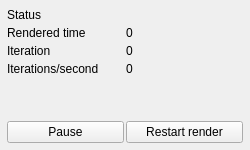
<?xml version="1.0" encoding="UTF-8"?>
<ui version="4.0">
 <class>RenderInformationDock</class>
 <widget class="QDockWidget" name="RenderInformationDock">
  <property name="geometry">
   <rect>
    <x>0</x>
    <y>0</y>
    <width>250</width>
    <height>150</height>
   </rect>
  </property>
  <property name="minimumSize">
   <size>
    <width>250</width>
    <height>150</height>
   </size>
  </property>
  <property name="maximumSize">
   <size>
    <width>250</width>
    <height>150</height>
   </size>
  </property>
  <property name="windowTitle">
   <string>Render Information</string>
  </property>
  <widget class="QWidget" name="dockWidgetContents">
   <layout class="QVBoxLayout" name="verticalLayout" stretch="0,0,0">
    <property name="spacing">
     <number>2</number>
    </property>
    <property name="margin">
     <number>7</number>
    </property>
    <item>
     <layout class="QGridLayout" name="globalInfoLayout" columnstretch="1,1">
      <item row="2" column="1">
       <widget class="QLabel" name="iterationNumberLabel">
        <property name="text">
         <string>0</string>
        </property>
       </widget>
      </item>
      <item row="2" column="0">
       <widget class="QLabel" name="label_5">
        <property name="minimumSize">
         <size>
          <width>0</width>
          <height>16</height>
         </size>
        </property>
        <property name="text">
         <string>Iteration</string>
        </property>
       </widget>
      </item>
      <item row="1" column="0">
       <widget class="QLabel" name="label_3">
        <property name="sizePolicy">
         <sizepolicy hsizetype="Preferred" vsizetype="Preferred">
          <horstretch>2</horstretch>
          <verstretch>0</verstretch>
         </sizepolicy>
        </property>
        <property name="minimumSize">
         <size>
          <width>0</width>
          <height>16</height>
         </size>
        </property>
        <property name="text">
         <string>Rendered time</string>
        </property>
       </widget>
      </item>
      <item row="1" column="1">
       <widget class="QLabel" name="renderTimeLabel">
        <property name="sizePolicy">
         <sizepolicy hsizetype="Preferred" vsizetype="Preferred">
          <horstretch>1</horstretch>
          <verstretch>0</verstretch>
         </sizepolicy>
        </property>
        <property name="text">
         <string>0</string>
        </property>
       </widget>
      </item>
      <item row="3" column="1">
       <widget class="QLabel" name="iterationsPerSecondLabel">
        <property name="text">
         <string>0</string>
        </property>
       </widget>
      </item>
      <item row="3" column="0">
       <widget class="QLabel" name="label_2">
        <property name="minimumSize">
         <size>
          <width>0</width>
          <height>16</height>
         </size>
        </property>
        <property name="text">
         <string>Iterations/second</string>
        </property>
       </widget>
      </item>
      <item row="0" column="0">
       <widget class="QLabel" name="label">
        <property name="minimumSize">
         <size>
          <width>0</width>
          <height>16</height>
         </size>
        </property>
        <property name="text">
         <string>Status</string>
        </property>
       </widget>
      </item>
      <item row="0" column="1">
       <widget class="QLabel" name="runningStatusLabel">
        <property name="text">
         <string/>
        </property>
       </widget>
      </item>
     </layout>
    </item>
    <item>
     <spacer name="verticalSpacer">
      <property name="orientation">
       <enum>Qt::Vertical</enum>
      </property>
      <property name="sizeHint" stdset="0">
       <size>
        <width>20</width>
        <height>0</height>
       </size>
      </property>
     </spacer>
    </item>
    <item>
     <layout class="QHBoxLayout" name="horizontalLayout">
      <property name="topMargin">
       <number>2</number>
      </property>
      <item>
       <widget class="QPushButton" name="buttonStatusToggleRender">
        <property name="statusTip">
         <string>Pause or resume rendering</string>
        </property>
        <property name="text">
         <string>Pause</string>
        </property>
       </widget>
      </item>
      <item>
       <widget class="QPushButton" name="buttonRestartRender">
        <property name="text">
         <string>Restart render</string>
        </property>
       </widget>
      </item>
     </layout>
    </item>
   </layout>
  </widget>
 </widget>
 <resources/>
 <connections/>
</ui>
